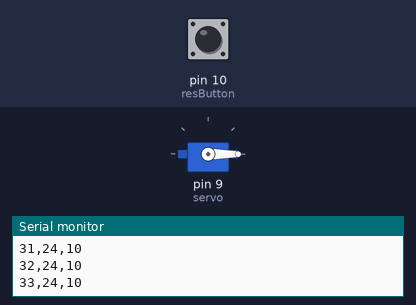
The sketch below on a simulated Arduino Uno, built with avr-gcc and run on an emulated ATmega328P. On the bench: servo, the last lines printed to the serial monitor. Wiring (inferred from the names in the program): DS3231 clock at I2C address 0x68. The test bench sets the inputs (shaded band); at power-on: pin 10 (resButton) LOW. The local clock reads 2024-03-15 10:24:30 at power-on unless the sketch sets it.

Above: at 3.8 s.
3.9 s: pin 10 (resButton) pulled HIGH for 3.2 s
At 4.22 s:
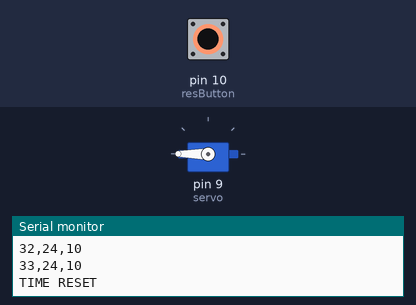
Timing chart, 0 to 8.8 s (numbered marks = the images above; inputs shaded):
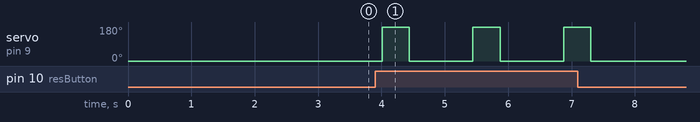

The sketch:

FeedingFish.ino
```cpp
#include <Servo.h>
#define DS3231_I2C_ADDRESS 0x68
#include "Wire.h"
Servo servo;
bool feeding;
//Time
float butMil,butRate,curMil,serialMil,startMil,countRate;//count rate sayma aralıgı 1 saniyede 1 saysın gibi
bool timer;
int sn,dk,st,dayofmonth,ay,yl,dayofweek;
int feedTime;//Type of hour
int resButton= 10;
int openGateTime;
byte decToBcd(byte val)
{
  return ( (val / 10 * 16) + (val % 10) );
}
// Convert binary coded decimal to normal decimal numbers
byte bcdToDec(byte val)
{
  return ( (val / 16 * 10) + (val % 16) );
}

void setup() {
  // put your setup code here, to run once:
  Wire.begin();
  Serial.begin(9600);
  /*sn=0;
  dk=8;
  st=0;
   setDS3231time(sn,dk,st,5,17,8,18);
*/
servo.attach(9);
feeding=false;
   servo.write(0);

startMil=millis();
butMil=millis();
serialMil=millis();
countRate=1000;//1000
butRate=500;
feedTime = 2;//Hour
openGateTime=430;
}
void setDS3231time(byte second, byte minute, byte hour, byte dayOfWeek, byte dayOfMonth, byte month, byte year) {
  // sets time and date data to DS3231
  Wire.beginTransmission(DS3231_I2C_ADDRESS);
  Wire.write(0); // set next input to start at the seconds register
  Wire.write(decToBcd(second)); // set seconds
  Wire.write(decToBcd(minute)); // set minutes
  Wire.write(decToBcd(hour)); // set hours
  Wire.write(decToBcd(dayOfWeek)); // set day of week (1=Sunday, 7=Saturday)
  Wire.write(decToBcd(dayOfMonth)); // set date (1 to 31)
  Wire.write(decToBcd(month)); // set month
  Wire.write(decToBcd(year)); // set year (0 to 99)
  Wire.endTransmission();
}
void readDS3231time(byte *second,
                    byte *minute,
                    byte *hour,
                    byte *dayOfWeek,
                    byte *dayOfMonth,
                    byte *month,
                    byte *year)
{
  Wire.beginTransmission(DS3231_I2C_ADDRESS);
  Wire.write(0); // set DS3231 register pointer to 00h
  Wire.endTransmission();
  Wire.requestFrom(DS3231_I2C_ADDRESS, 7);
  // request seven bytes of data from DS3231 starting from register 00h
  *second = bcdToDec(Wire.read() & 0x7f);
  *minute = bcdToDec(Wire.read());
  *hour = bcdToDec(Wire.read() & 0x3f);
  *dayOfWeek = bcdToDec(Wire.read());
  *dayOfMonth = bcdToDec(Wire.read());
  *month = bcdToDec(Wire.read());
  *year = bcdToDec(Wire.read());
}


void loop() {
    byte second, minute, hour, dayOfWeek, dayOfMonth, month, year;
  readDS3231time(&second, &minute, &hour, &dayOfWeek, &dayOfMonth, &month,
                 &year);
                 serialYaz();
                 if(hour==19&&minute==30&&second==1){
                 feeding=true;
                 }

  curMil=millis();
  if(digitalRead(resButton)){
    if(curMil-butMil>=butRate){
    Serial.println("TIME RESET");
    butMil=curMil;
      feeding=true;
  }
  }

if(feeding){
     servo.write(180);
  delay(openGateTime);
     servo.write(0);
feeding=false;
}
}
  void serialYaz(){
      byte second, minute, hour, dayOfWeek, dayOfMonth, month, year;
  readDS3231time(&second, &minute, &hour, &dayOfWeek, &dayOfMonth, &month,
                 &year);
                 if(curMil-serialMil>=1000)
                 serialMil=curMil;
                  Serial.print(second);
                  Serial.print(",");
                  Serial.print(minute);
                  Serial.print(",");
                  Serial.println(hour);
                                delay(1000);
                 }
```

Measured:
- after the input at 3.9 s, servo on pin 9 (servo): alternates 180° for 0.43 s and 0° for 1.0 s, 6 changes in all, then stays 0°, starting after 0.11 s
